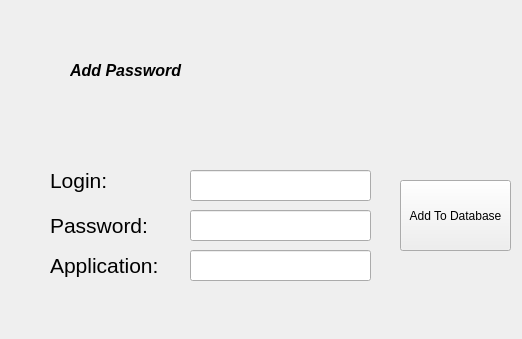
<?xml version="1.0" encoding="UTF-8"?>
<ui version="4.0">
 <class>Form</class>
 <widget class="QWidget" name="Form">
  <property name="geometry">
   <rect>
    <x>0</x>
    <y>0</y>
    <width>522</width>
    <height>339</height>
   </rect>
  </property>
  <property name="windowTitle">
   <string>Add Password</string>
  </property>
  <widget class="QLabel" name="label">
   <property name="geometry">
    <rect>
     <x>70</x>
     <y>30</y>
     <width>161</width>
     <height>81</height>
    </rect>
   </property>
   <property name="text">
    <string>&lt;html&gt;&lt;head/&gt;&lt;body&gt;&lt;p&gt;&lt;span style=&quot; font-size:12pt; font-weight:700; font-style:italic;&quot;&gt;Add Password&lt;/span&gt;&lt;/p&gt;&lt;/body&gt;&lt;/html&gt;</string>
   </property>
  </widget>
  <widget class="QLabel" name="label_2">
   <property name="geometry">
    <rect>
     <x>50</x>
     <y>160</y>
     <width>111</width>
     <height>41</height>
    </rect>
   </property>
   <property name="text">
    <string>&lt;html&gt;&lt;head/&gt;&lt;body&gt;&lt;p&gt;&lt;span style=&quot; font-size:16pt;&quot;&gt;Login: &lt;/span&gt;&lt;/p&gt;&lt;/body&gt;&lt;/html&gt;</string>
   </property>
  </widget>
  <widget class="QLabel" name="label_3">
   <property name="geometry">
    <rect>
     <x>50</x>
     <y>200</y>
     <width>101</width>
     <height>51</height>
    </rect>
   </property>
   <property name="text">
    <string>&lt;html&gt;&lt;head/&gt;&lt;body&gt;&lt;p&gt;&lt;span style=&quot; font-size:16pt;&quot;&gt;Password: &lt;/span&gt;&lt;/p&gt;&lt;/body&gt;&lt;/html&gt;</string>
   </property>
  </widget>
  <widget class="QLabel" name="label_4">
   <property name="geometry">
    <rect>
     <x>50</x>
     <y>250</y>
     <width>111</width>
     <height>31</height>
    </rect>
   </property>
   <property name="text">
    <string>&lt;html&gt;&lt;head/&gt;&lt;body&gt;&lt;p&gt;&lt;span style=&quot; font-size:16pt;&quot;&gt;Application: &lt;/span&gt;&lt;/p&gt;&lt;/body&gt;&lt;/html&gt;</string>
   </property>
  </widget>
  <widget class="QLineEdit" name="lineEdit_3">
   <property name="geometry">
    <rect>
     <x>190</x>
     <y>250</y>
     <width>181</width>
     <height>31</height>
    </rect>
   </property>
  </widget>
  <widget class="QLineEdit" name="lineEdit_4">
   <property name="geometry">
    <rect>
     <x>190</x>
     <y>210</y>
     <width>181</width>
     <height>31</height>
    </rect>
   </property>
   <property name="echoMode">
    <enum>QLineEdit::Password</enum>
   </property>
  </widget>
  <widget class="QLineEdit" name="lineEdit_5">
   <property name="geometry">
    <rect>
     <x>190</x>
     <y>170</y>
     <width>181</width>
     <height>31</height>
    </rect>
   </property>
  </widget>
  <widget class="QPushButton" name="pushButton">
   <property name="geometry">
    <rect>
     <x>400</x>
     <y>180</y>
     <width>111</width>
     <height>71</height>
    </rect>
   </property>
   <property name="text">
    <string>Add To Database</string>
   </property>
  </widget>
 </widget>
 <resources/>
 <connections/>
</ui>
